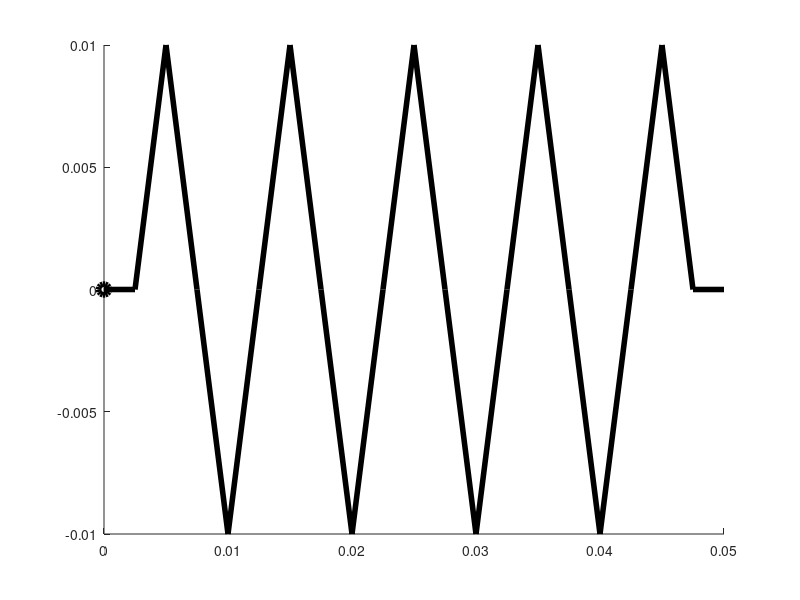

Source code (MATLAB): (Note: this script raises an error after producing the figure.)
clear,clc
%% post-processing with springs
LK = 0.05;bK = 0.01;
plK = [LK 0;0 bK]*[0:0.05:1;0 sin(pi/2*(0:18)) 0];
hK = hgtransform;
set([line(plK(1,:),plK(2,:),'color','k','linewidth',4.0)...
     line(plK(1,1),plK(2,1),'color','k','linewidth',4.0...
                           ,'marker','o','markersize',8.0)],'parent',hK);
%%
set(hK,'matrix',TKaj*makehgtform('zrotate',qk1)...
                    *makehgtform('scale',[qk2 1 1]))
[handles,handleBase] = drawModel( modelRobot, parent );

for i = 1:length(t_data)
    [Tdisp,Xa] = positionModel( modelRobot, q, handles );
    drawnow
end
